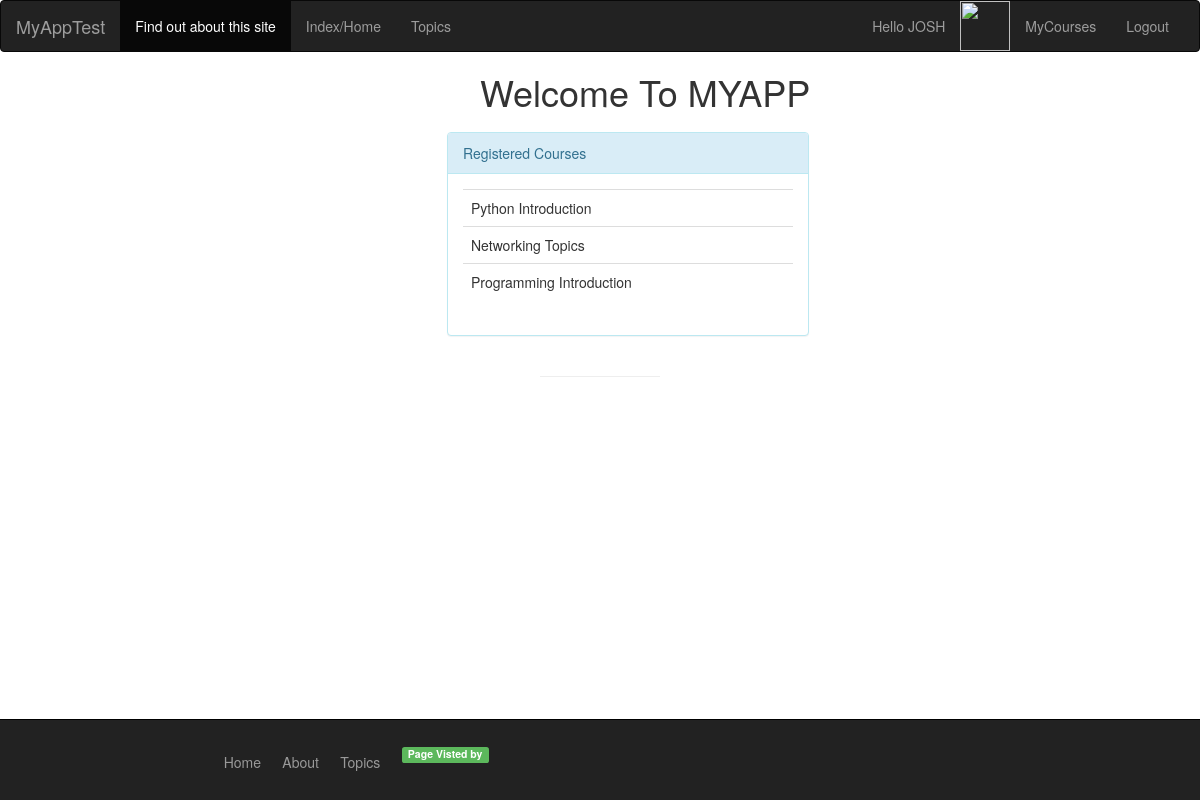
The app's page /myApp/mycourses/ (signed in) with its own data.
### myApp/models.py (models this page shows, shortened)
class Course(models.Model):
    course_no = models.IntegerField( primary_key=True)
    title = models.CharField(max_length=50)
    textbook = models.ForeignKey(Book)
    students = models.ManyToManyField(Student)

### myApp/views.py (the view)
def mycourses(request):
    if (request.user.is_authenticated()):
        testuser = request.user;
    else:
        testuser = ""
    mycourse = Course.objects.filter(students__username = testuser)
    return render(request, 'myapp/mycourses.html',{'mycourse':mycourse, 'testuser':testuser})

### myApp/templates/myapp/mycourses.html (shortened to what this page needs)
{% extends 'myapp/base.html' %}
{% block body_block %}
    {% if testuser.student %}
     {% if mycourse %}
     <div class="row" style="margin-left: 36%;">
            <div class="col-xs-6">
                  <div class="panel panel-info">
            <div class="panel-heading">Registered Courses</div>
              <div class="panel-body">
                  <table class="table">
                      {% for course in mycourse %}
                        <tr>
                        <td>
                          {{course.title}}
                        </td>
                        </tr>
               {% endfor %}
                  </table>
               {% else %}
        <strong>You are not registered in any course!</strong>
    {% endif %}
     {% else %}
        <h1>You Are Not a Student</h1>
    {% endif %}
              </div>
                  </div>
            </div>
     </div>
{% endblock %}

### myApp/templates/myapp/base.html (shortened to what this page needs)
<!DOCTYPE html>
<html>
    <head>
    {% load staticfiles %}
        <link rel="stylesheet" type="text/css" href="{% static 'myapp/style.css' %}" />
        <link rel ="stylesheet" type="text/css" href="https://maxcdn.bootstrapcdn.com/bootstrap/3.3.7/css/bootstrap.min.css" />
    </head>
    <body>
    <nav class="navbar navbar-inverse">
  <div class="container-fluid">
    <div class="navbar-header">
      <a class="navbar-brand" href="#">MyAppTest</a>
    </div>
    <div class="collapse navbar-collapse" id="bs-example-navbar-collapse-1">
      <ul class="nav navbar-nav">
        <li class="active"><a href="{% url 'myApp:about' %}">Find out about this site</a></li>
        <li><a href = "{% url 'myApp:index' %}">Index/Home </a></li>
        <li><a href = "{% url 'myApp:topic' %}">Topics </a></li>
      </ul>
      <ul class="nav navbar-nav navbar-right">
        <li>
            {% if testuser %}
                <a href="#"> Hello {{testuser.first_name }}</a>
                </li>
                 <li><img src="{{ testuser.student.picture }}" height="50" width="50" /></li>
                <li> <a href="{% url 'myApp:mycourses' %}">MyCourses</a> </li>
                <li> <a href="{% url 'myApp:logout' %}">Logout</a> </li>
            {% else %}
               <li> <a href="{% url 'myApp:login' %}" >Login</a></li>
               <li> <a href="{% url 'myApp:register' %}" >Register</a>
        {% endif %}
      </ul>
    </div>
  </div>
</nav>
        <div>
            <h1 style="margin-left: 40%;">Welcome To MYAPP</h1>
            {% block body_block %}*** {% endblock %}
        </div>
        <hr />
    <footer style="z-index: 2">
  <div class="container">
    <p>
        <ul class="footerbar">
                <li class="footerli"><a href = "{% url 'myApp:index' %}">Home</a></li>
                <li class="footerli"><a href = "{% url 'myApp:about' %}">About</a></li>
                 <li class="footerli"><a href = "{% url 'myApp:topic' %}">Topics</a><br/></li>
                <li class="footerli">      <label class="label label-success" style="float: right;">Page Visted by {{ request.COOKIES.counter }}</label></li>
            </ul>
    </p>
  </div>
</footer>
    </body>
</html>

### myApp/static/myapp/style.css (style rules this page uses)
body, html { height: 100%; background-repeat: no-repeat; background:url(https://i.ytimg.com/vi/4kfXjatgeEU/maxresdefault.jpg); font-family: 'Oxygen', sans-serif; background-size: cover; }
hr { width: 10%; color: #fff; }
label { margin-bottom: 15px; }

### myApp/templates/myapp/base.html (style rules this page uses)
html, body { height: 100%; }
ul.footerbar { display: block; list-style-type: none; }
li.footerli { padding-left: 2%; display: inline-block; }
footer { position: fixed; width: 100%; color: #666; background: #222; padding: 17px 0 18px 0; border-top: 1px solid #000; bottom: 0; overflow: hidden; margin-top: 10%; }
footer a { color: #999; }
.container { max-width: 940px; }

### records on screen
Course: title "Python Introduction"
Course: title "Networking Topics"
Course: title "Programming Introduction"

### other values on screen
{{ testuser.first_name }} "JOSH"
